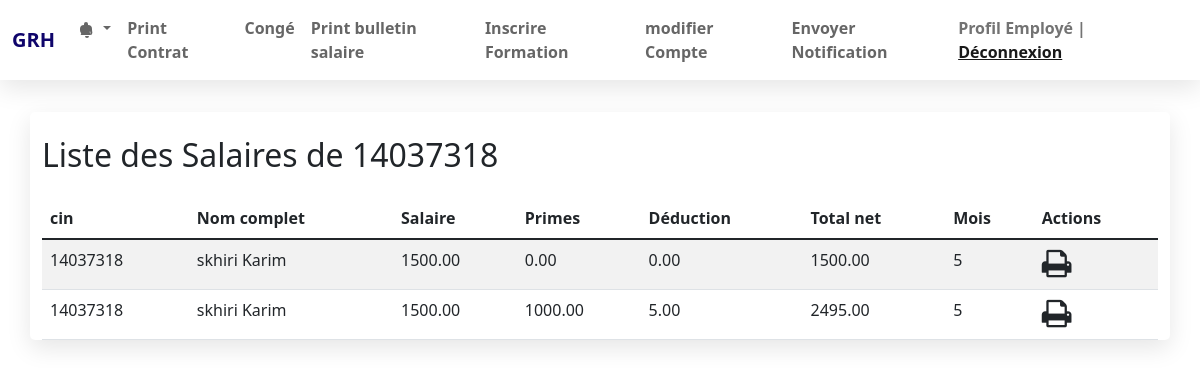
/employé/liste_paiements_month.php?cin=14037318 (signed in), run on the app's committed database.
### tables this page shows
CREATE TABLE `paiement_employee` (
  `id` int(11) NOT NULL,
  `cin` varchar(20) DEFAULT NULL,
  `nom` varchar(50) DEFAULT NULL,
  `prenom_employee` varchar(50) DEFAULT NULL,
  `salaire` decimal(10,2) DEFAULT NULL,
  `total_deductions` decimal(10,2) DEFAULT 0.00,
  `total_primes` decimal(10,2) DEFAULT 0.00,
  `mois` int(11) DEFAULT month(curdate()),
  `total_net` decimal(10,2) GENERATED ALWAYS AS (`salaire` + `total_primes` - `total_deductions`) STORED
);

### employé/liste_paiements_month.php (the view, shortened to what this page needs)
<?php
 require_once('connect.php');
 $cin = '';
 if(isset($_GET['cin'])) {
     $cin = mysqli_real_escape_string($con, $_GET['cin']);
}
 $query = "SELECT * FROM paiement_employee WHERE cin = '$cin'";
 $res = mysqli_query($con, $query);
?>
<!DOCTYPE html>
<html>
<head>
    <link href="https://cdn.jsdelivr.net/npm/bootstrap@5.1.3/dist/css/bootstrap.min.css" rel="stylesheet">
    <link rel="stylesheet" href="https://stackpath.bootstrapcdn.com/font-awesome/4.7.0/css/font-awesome.min.css">
    <link rel="stylesheet" href="style.css">
</head>
<body>
<?php include 'navbarEmployé.php'; ?>
<div class="container">
    <div class="row pt-4">
        <h2>Liste des Salaires de <?php echo $cin; ?></h2>
    </div>
    <table class="table table-striped mt-3">
        <thead>
            <tr>
                <th>cin</th>
                <th>Nom complet</th>
                <th>Salaire</th>
                <th>Primes</th>
                <th>Déduction</th>
                <th>Total net</th>
                <th>Mois</th>
                <th>Actions</th>
            </tr>
        </thead>
        <tbody>
            <?php while ($r = mysqli_fetch_assoc($res)) { ?>
                <tr>
                    <td><?php echo $r['cin']; ?></td>
                    <td><?php echo $r['nom'] ." ". $r['prenom_employee']; ?></td>
                    <td><?php echo $r['salaire']; ?></td>
                    <td><?php echo $r['total_primes']; ?></td>
                    <td><?php echo $r['total_deductions']; ?></td>
                    <td><?php echo $r['total_net']; ?></td>
                    <td><?php echo $r['mois']; ?></td>
                    <td>
                        <i class="fa fa-print fa-2x blue-icon" data-bs-toggle="modal" data-bs-target="#exampleModal<?php echo $r['cin']; ?>"></i>
                    </td>
                </tr>
            <?php } ?>
        </tbody>
    </table>
</div>
</body>
</html>

### employé/style.css (style rules this page uses)
.container { margin-top: 2rem; background-color: #fff; border-radius: 5px; box-shadow: 0 .5rem 1.5rem rgba(0, 0, 0, .1); }

### data on the page
paiement_employee: cin "14037318", nom "skhiri", prenom_employee "Karim", salaire "1500.00", total_primes "0.00", total_deductions "0.00", total_net "1500.00", mois "5"
paiement_employee: cin "14037318", nom "skhiri", prenom_employee "Karim", salaire "1500.00", total_primes "1000.00", total_deductions "5.00", total_net "2495.00", mois "5"

### other printed values
$cin "14037318"
